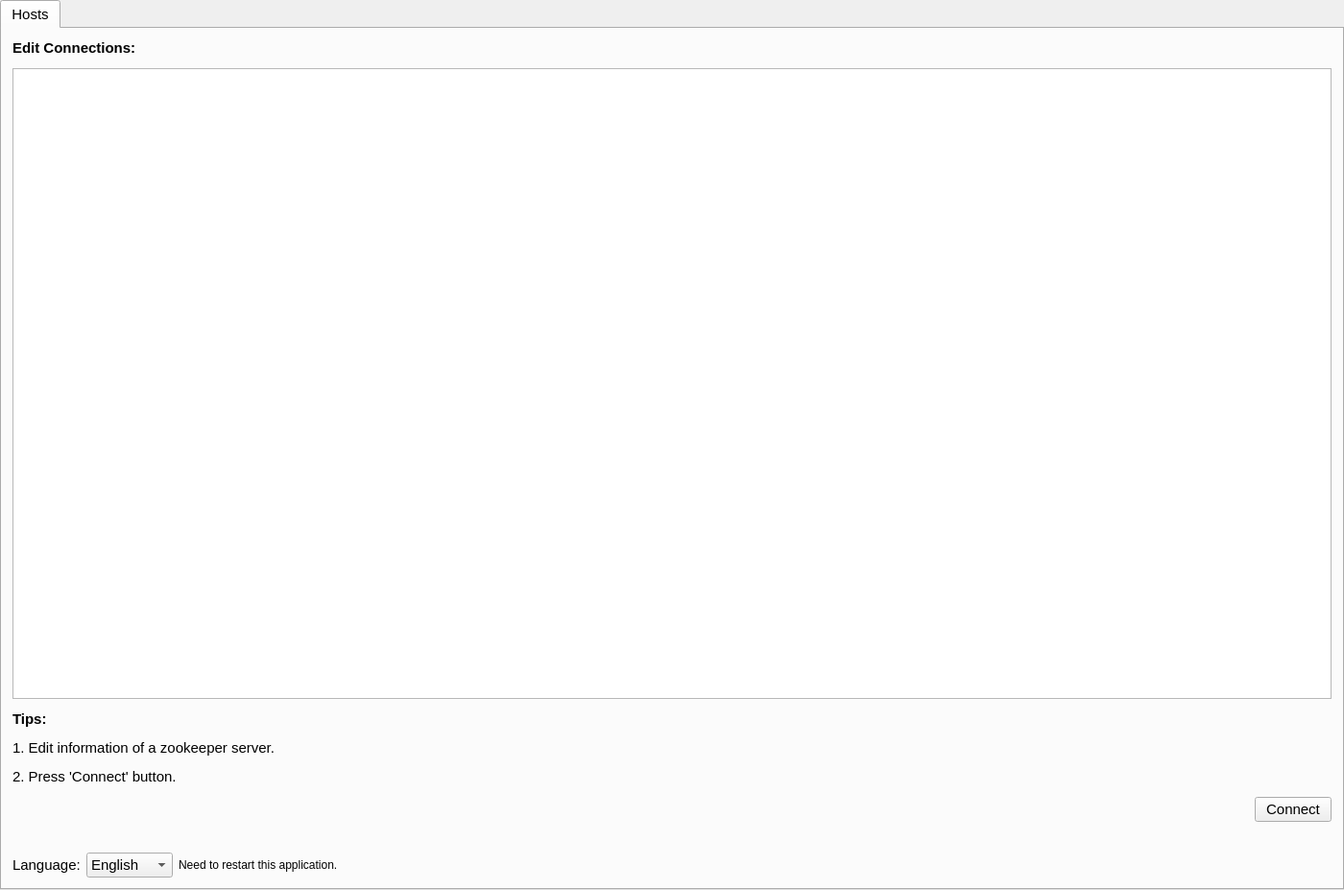
<?xml version="1.0" encoding="UTF-8"?>
<ui version="4.0">
 <class>ZKClientGUIClass</class>
 <widget class="QMainWindow" name="ZKClientGUIClass">
  <property name="geometry">
   <rect>
    <x>0</x>
    <y>0</y>
    <width>1400</width>
    <height>927</height>
   </rect>
  </property>
  <property name="windowTitle">
   <string>ZKClientGUI</string>
  </property>
  <widget class="QWidget" name="centralWidget">
   <layout class="QGridLayout" name="gridLayout">
    <property name="leftMargin">
     <number>0</number>
    </property>
    <property name="topMargin">
     <number>0</number>
    </property>
    <property name="rightMargin">
     <number>0</number>
    </property>
    <property name="bottomMargin">
     <number>0</number>
    </property>
    <property name="verticalSpacing">
     <number>6</number>
    </property>
    <item row="0" column="0">
     <widget class="QTabWidget" name="tabWidget">
      <property name="font">
       <font>
        <pointsize>11</pointsize>
       </font>
      </property>
      <property name="currentIndex">
       <number>0</number>
      </property>
      <widget class="QWidget" name="hostsTab">
       <attribute name="title">
        <string>Hosts</string>
       </attribute>
       <layout class="QVBoxLayout" name="verticalLayout" stretch="0,0,0,0,0,0,0">
        <property name="spacing">
         <number>12</number>
        </property>
        <item>
         <widget class="QLabel" name="label">
          <property name="font">
           <font>
            <pointsize>11</pointsize>
            <weight>75</weight>
            <bold>true</bold>
           </font>
          </property>
          <property name="text">
           <string>Edit Connections:</string>
          </property>
         </widget>
        </item>
        <item>
         <widget class="QTableView" name="tableView">
          <property name="contextMenuPolicy">
           <enum>Qt::CustomContextMenu</enum>
          </property>
          <property name="selectionMode">
           <enum>QAbstractItemView::SingleSelection</enum>
          </property>
          <property name="selectionBehavior">
           <enum>QAbstractItemView::SelectRows</enum>
          </property>
         </widget>
        </item>
        <item>
         <widget class="QLabel" name="label_2">
          <property name="font">
           <font>
            <weight>75</weight>
            <bold>true</bold>
           </font>
          </property>
          <property name="text">
           <string>Tips:</string>
          </property>
         </widget>
        </item>
        <item>
         <widget class="QLabel" name="label_3">
          <property name="text">
           <string>1. Edit information of a zookeeper server.</string>
          </property>
         </widget>
        </item>
        <item>
         <widget class="QLabel" name="label_4">
          <property name="text">
           <string>2. Press 'Connect' button.</string>
          </property>
         </widget>
        </item>
        <item>
         <layout class="QHBoxLayout" name="horizontalLayout">
          <item>
           <spacer name="horizontalSpacer">
            <property name="orientation">
             <enum>Qt::Horizontal</enum>
            </property>
            <property name="sizeHint" stdset="0">
             <size>
              <width>40</width>
              <height>20</height>
             </size>
            </property>
           </spacer>
          </item>
          <item>
           <widget class="QPushButton" name="connectButton">
            <property name="text">
             <string>Connect</string>
            </property>
           </widget>
          </item>
         </layout>
        </item>
        <item>
         <layout class="QHBoxLayout" name="horizontalLayout_2">
          <property name="topMargin">
           <number>20</number>
          </property>
          <item>
           <widget class="QLabel" name="label_5">
            <property name="text">
             <string>Language:</string>
            </property>
           </widget>
          </item>
          <item>
           <widget class="QComboBox" name="languageComboBox">
            <item>
             <property name="text">
              <string notr="true">English</string>
             </property>
            </item>
            <item>
             <property name="text">
              <string notr="true">简体中文</string>
             </property>
            </item>
           </widget>
          </item>
          <item>
           <widget class="QLabel" name="languageRestartLabel">
            <property name="font">
             <font>
              <pointsize>9</pointsize>
             </font>
            </property>
            <property name="text">
             <string>Need to restart this application.</string>
            </property>
           </widget>
          </item>
          <item>
           <spacer name="horizontalSpacer_2">
            <property name="orientation">
             <enum>Qt::Horizontal</enum>
            </property>
            <property name="sizeHint" stdset="0">
             <size>
              <width>40</width>
              <height>20</height>
             </size>
            </property>
           </spacer>
          </item>
         </layout>
        </item>
       </layout>
      </widget>
     </widget>
    </item>
   </layout>
  </widget>
 </widget>
 <layoutdefault spacing="6" margin="11"/>
 <resources>
  <include location="ZKClientGUI.qrc"/>
 </resources>
 <connections/>
</ui>
